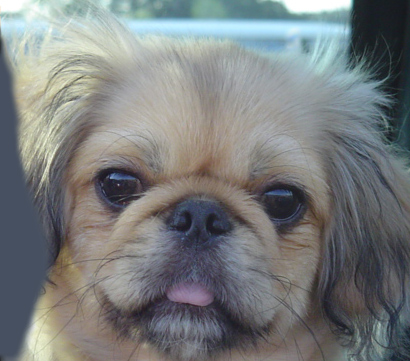
#> input picture Hw02/data/dog.jpg, 410 x 361 px, found by its file name
$ python vis_hybrid_image.py
#> lines starting #> are read from the running program, lines starting #| are printed output that depends on the picture
### Hw02/code/utils.py
import numpy as np
import os
import errno
import matplotlib.pyplot as plt

def imread(path):
#> called with path = 'data/dog.jpg'
    img = plt.imread(path).astype(float)

    #Remove alpha channel if it exists
    if img.ndim > 2 and img.shape[2] == 4:
        img = img[:, :, 0:3]
    #Puts images values in range [0,1]
    if img.max() > 1.0:
        img /= 255.0

    return img


# [26 lines left out: functions mkdir, gaussian, not called in this run]

### Hw02/code/vis_hybrid_image.py
import numpy as np
from skimage.transform import resize
import matplotlib.pyplot as plt
import utils

def vis_hybrid_image(hybrid_image):
    scales = 5
    scale_factor = 0.5
    padding = 5

    original_height = hybrid_image.shape[0]
#> original_height = 361
    num_colors = hybrid_image.shape[2]
#> num_colors = 3
    output = hybrid_image.copy()
    cur_image = hybrid_image.copy()

    for i in xrange(1, scales):
        output = np.concatenate((output, np.ones((original_height, padding, num_colors))), axis=1)

        cur_image = resize(cur_image, (int(scale_factor*cur_image.shape[0]),
            int(scale_factor*cur_image.shape[1])))

        tmp = np.concatenate((np.ones((original_height - cur_image.shape[0], cur_image.shape[1],
            num_colors)), cur_image), axis=0)

        output = np.concatenate((output, tmp), axis=1)
#> this loop made 4 passes
#> pass 1, in vis_hybrid_image, `output = np.concatenate((output, np.ones((original_height, padding, nu..`:
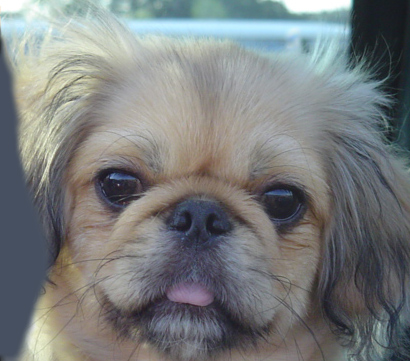
#> output: shape (361, 415, 3) float64; mean R, G, B 0.482, 0.494, 0.496
#> pass 1, in vis_hybrid_image, `tmp = np.concatenate((np.ones((original_height - cur_image.shape[0], c..`:
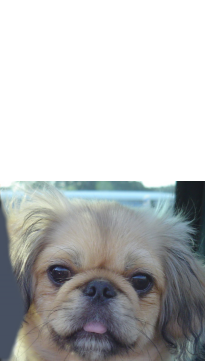
#> tmp: shape (361, 205, 3) float64; mean R, G, B 0.738, 0.745, 0.746
#> pass 1, in vis_hybrid_image, `output = np.concatenate((output, tmp), axis=1)`:
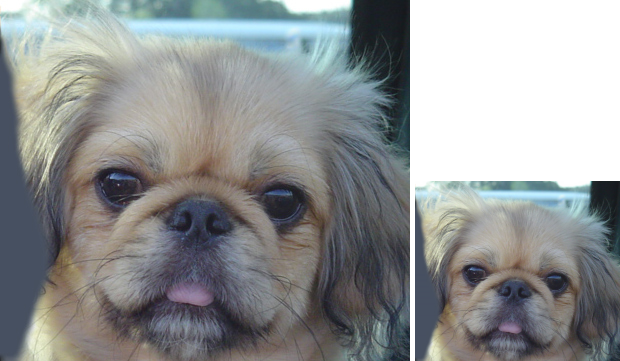
#> output: shape (361, 620, 3) float64; mean R, G, B 0.567, 0.577, 0.579
#> after the loop:
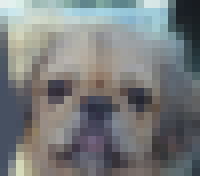
#> cur_image: shape (22, 25, 3) float64 (shown 8 times larger); mean R, G, B 0.475, 0.488, 0.49
#> after the loop:
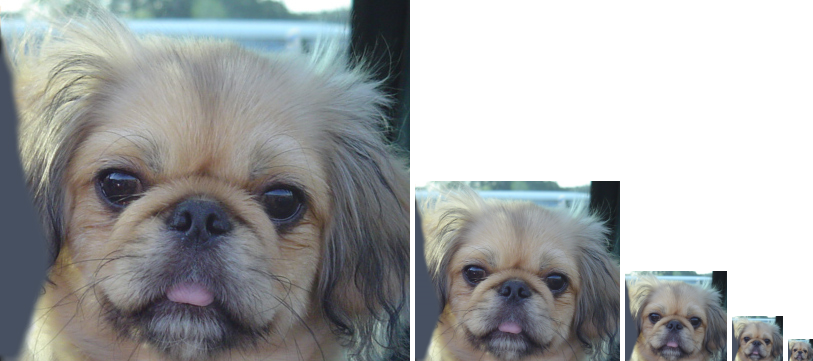
#> output: shape (361, 813, 3) float64; mean R, G, B 0.648, 0.657, 0.658

    return output


#Function test
if __name__ == '__main__':
    img = utils.imread('data/dog.jpg')
    plt.imshow(vis_hybrid_image(img))
    plt.show()

$ run again, with Hw02/data/cat.jpg copied over Hw02/data/dog.jpg
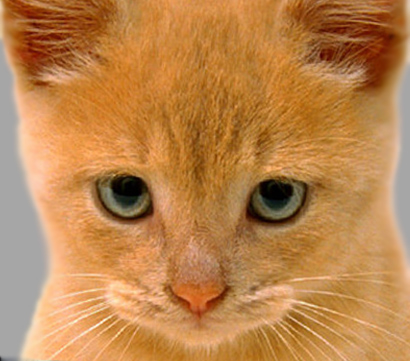
#> input picture Hw02/data/cat.jpg, 410 x 361 px, found by its file name
#> the loop in vis_hybrid_image, `for i in xrange(1, scales):` made 4 passes
#> pass 1, in vis_hybrid_image, `tmp = np.concatenate((np.ones((original_height - cur_image.shape[0], c..`:
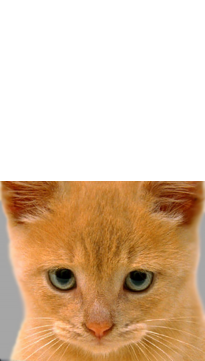
#> tmp: shape (361, 205, 3) float64; mean R, G, B 0.869, 0.761, 0.652
#> after the loop in vis_hybrid_image, `for i in xrange(1, scales):`:
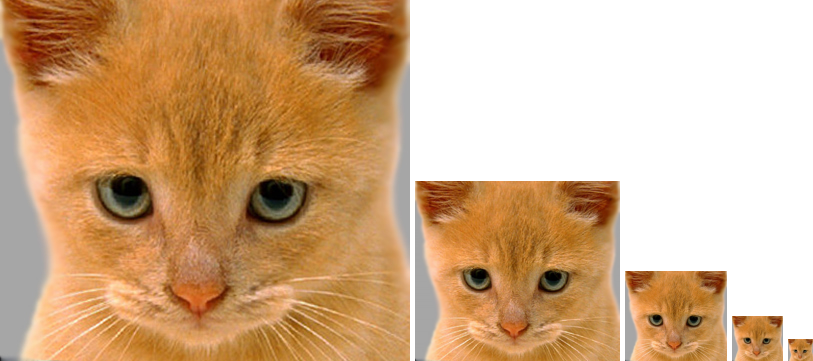
#> output: shape (361, 813, 3) float64; mean R, G, B 0.824, 0.678, 0.532
